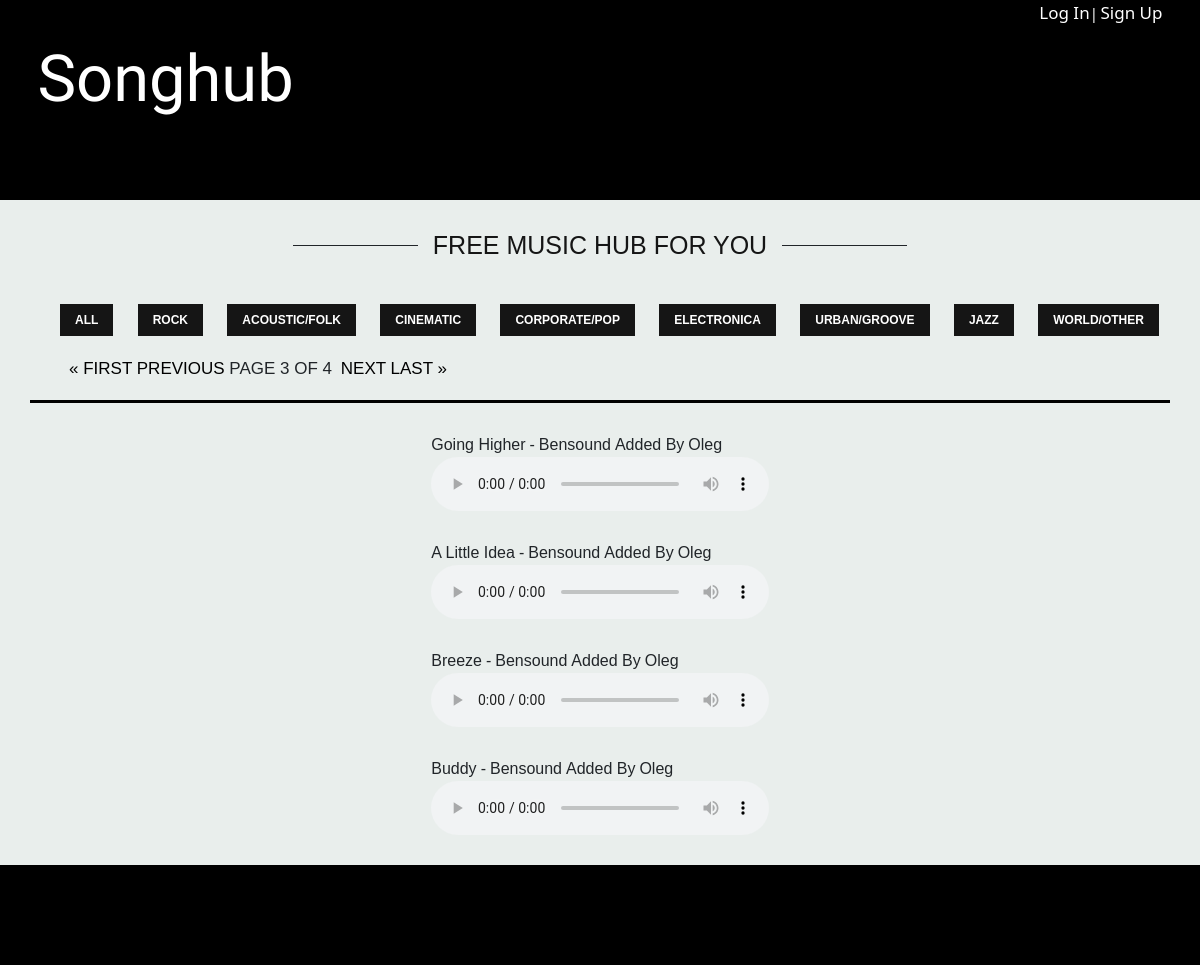
/?page=3, run on the app's committed database.
### songhub/models.py (models this page shows, shortened)
class Song(models.Model):
    author = models.ForeignKey(settings.AUTH_USER_MODEL, on_delete=models.CASCADE)
    name = LowerCharField(max_length=15)
    singer = models.CharField(max_length=15)
    upload = models.FileField(upload_to='', validators=[FileExtensionValidator(allowed_extensions=['mp3'])])
    created_date = models.DateTimeField(default=timezone.now)
    duration = models.IntegerField(default=0)
    genre = models.CharField(
        max_length=32,
        choices=GENRES,
        default='rock',
    )

### account/models.py (models this page shows, shortened)
class MyUser(AbstractBaseUser, PermissionsMixin):
    email = models.EmailField(max_length=60, unique=True, verbose_name='email', blank=False)
    avatar = models.ImageField(upload_to='', validators=[FileExtensionValidator(allowed_extensions=['jpg'])])
    username = models.CharField(max_length=15)
    is_active = models.BooleanField(default=True)
    is_staff = models.BooleanField(default=False)
    is_admin = models.BooleanField(default=False)
    is_superuser = models.BooleanField(default=False)
    class Meta:
        verbose_name = 'user'
        verbose_name_plural = 'users'
    USERNAME_FIELD = 'email'
    REQUIRED_FIELDS = ['username', 'avatar']
    objects = MyAccountManager()

### songhub/views.py (the view)
# urls.py: path('', views.song_list, name='song_list'),
def song_list(request):
    f = SongFilter(request.GET, queryset=Song.objects.all())
    paginator = Paginator(f.qs, 4)
    page_number = request.GET.get('page')
    songs_page = paginator.get_page(page_number)
    return render(request, 'songhub/song_list.html', {'songs_page': songs_page, 'GENRES': GENRES})

### songhub/templates/songhub/song_list.html
{% extends 'account/base.html' %}
{% block content %}
<div class="container-fluid p-0 h-25">
    <div class="information">
        <div class="container h-100 p-0">
            <div class="container-fluid p-0 h-50">
                <div class="slogan">
                    <div class="trait"></div>
                    <h2>free music hub for you</h2>
                    <div class="trait"></div>
                </div>
            </div>
            <div class="container-fluid p-0 h-50">
                <div class="container-fluid p-3 h-50">
                    <ul class="genre">
                        <li>
                            <a href="?genre=">all</a>
                        </li>
                        {% for genre in GENRES %}
                        <li>
                            <a href="?genre={{ genre.0 }}">{{ genre.1 }}</a>
                        </li>
                        {% endfor %}
                    </ul>
                </div>
                <div class="container-fluid p-0 h-50" style="width: 100%;">
                    <div class="toolbar">
                        <div style="width: 40%;">
                            <div class="pagination" style="width: 100%;">
                                <span class="step-links">
                                    {% if songs_page.has_previous %}
                                        <a href="?page=1">&laquo; first</a>
                                        <a href="?page={{ songs_page.previous_page_number }}">previous</a>
                                    {% endif %}
                                    <span class="current">
                                        Page {{ songs_page.number }} of {{ songs_page.paginator.num_pages }}
                                    </span>
                                    {% if songs_page.has_next %}
                                        <a href="?page={{ songs_page.next_page_number }}">next</a>
                                        <a href="?page={{ songs_page.paginator.num_pages }}">last &raquo;</a>
                                    {% endif %}
                                </span>
                            </div>
                        </div>
                        <div style="width: 60%;">
                        </div>
                    </div>
                </div>
            </div>
        </div>
    </div>
</div>
<div class="container" style="min-height:400px !important; border-top: solid black;">
    {% for song in songs_page %}
    <div class="song">
        <div class="song-info">
            <div class="name">
                {{ song.name }}
            </div>
            <div> - </div>
            <div class="singer">
                {{ song.singer }}
            </div>
            <div> Added by </div>
            <div class="user">
                {{ song.author.username }}
            </div>
        </div>
        <audio controls src= "{{ song.upload.url }}" class="audio-style"></audio>
    </div>
    {% endfor %}
</div>
{% endblock %}

### account/static/css/account.css (style rules this page uses)
.information { background: #E9EEEC; }
.slogan { height: 80px; line-height: 100px; text-align: center; }
.trait { position: relative; height: 1px; top: -8px; margin-left: 12px; margin-right: 12px; border-bottom: solid; border-width: 1px; width: 125px; display: inline-block; }
h2 { color: #151515; font-weight: normal; font-family: arial,tahoma, arial, sans-serif; font-size: 25px; display: inline-block; text-transform: uppercase; }
.genre { display: flex; justify-content: space-between; }
.genre li { display: inline-block; vertical-align:middle; }
.genre li a { text-shadow: none; text-transform: uppercase; font-size: 12px; line-height: 20px; font-weight: bold; vertical-align: baseline; color: #fff; margin: 0px 1px 1px 0px; -webkit-transition: background-color .3s ease, border .2s ease, color .2s ease, opacity .2s ease-in-out; transition: background-color .3s ease, border .2s ease, color .2s ease, opacity .2s ease-in-out; background-color: #151515; padding: 9px 15px 9px 15px; font-family: arial,sans-serif; text-decoration: none; }
.song { margin: auto; width: 30%; margin-top: 30px; margin-bottom: 30px; }
.audio-style { width: 100%; }
.song-info { display: flex; font-family: arial,sans-serif; font-size: 16px; text-transform: capitalize; }
.song-info div { margin-right: 4px; }
.toolbar { display: flex; flex-direction: row; margin-top: 6px; }
.pagination { font-family: arial,sans-serif; font-size: 17px; margin: 0px; padding: 0px; vertical-align: middle; text-decoration: none; text-transform: uppercase; }
.current { margin-right: 4px; }
.step-links { margin: auto; }
.step-links a { text-decoration: none; color: black; text-align: center; }

### data on the page
Song: name "Going Higher", singer "Bensound", author.username "Oleg"
Song: name "A Little Idea", singer "Bensound", author.username "Oleg"
Song: name "Breeze", singer "Bensound", author.username "Oleg"
Song: name "Buddy", singer "Bensound", author.username "Oleg"

### other printed values
{{ genre.1 }} "ROCK" "ACOUSTIC/FOLK" "CINEMATIC" "CORPORATE/POP" "ELECTRONICA" "URBAN/GROOVE" "JAZZ" "WORLD/OTHER"
{{ songs_page.number }} "3"
{{ songs_page.paginator.num_pages }} "4"
